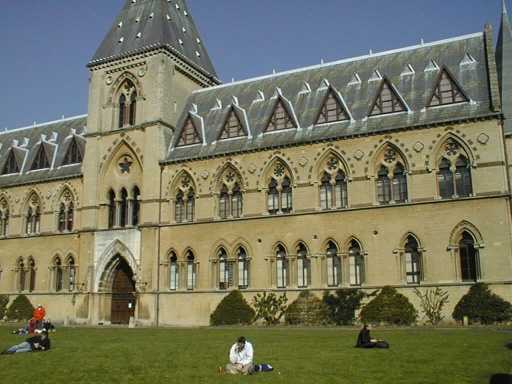
%> input picture MachineProblems/4 Robust_estimation_and_geometric_vision/Part2/data/library1.jpg, 512 x 384 px
$ octave main.m   (GNU Octave 9; MATLAB toolbox functions it lacks are replaced by stand-ins)
%> lines starting %> are read from the running program, lines starting %| are printed output that depends on the picture
### MachineProblems/4 Robust_estimation_and_geometric_vision/Part2/Triangulation.m
function [residual1, residual2] = Triangulation( P1, P2, matches, display)
    %% PARAMETERS AND INITIALIZATION
    N = size(matches,1);
    triangulation = zeros(N, 3);
    imageProjection1 = zeros(N, 2);
    imageProjection2 = zeros(N, 2);

    %% CAMERA CENTERS
    C1 = findCameraCenter(P1);
    C2 = findCameraCenter(P2);

    %% CARTESIAN COORDINATES TO HOMOGENEOUS
    x1 = homogeneousConverter(matches(:,1:2));
    x2 = homogeneousConverter(matches(:,3:4));

    %% POINTWISE TRIANGULATION
    for i=1:N
        point1 = x1(i,:);
        point2 = x2(i,:);

        axb1 = [0, -point1(3), point1(2); point1(3), 0, -point1(1); -point1(2), point1(1), 0];
        axb2 = [0, -point2(3), point2(2); point2(3), 0, -point2(1); -point2(2), point2(1), 0];

        M = [axb1*P1; axb2*P2];
        [~,~,V] = svd(M);
        homogeneousTriangulation = V(:,end)';

        triangulation(i,:) = nonhomogeneousConverter(homogeneousTriangulation);
        imageProjection1(i,:) = nonhomogeneousConverter((P1 * homogeneousTriangulation')');
        imageProjection2(i,:) = nonhomogeneousConverter((P2 * homogeneousTriangulation')');

    end

    %% 3D VISUALIZATION OF THE GRAPH
    if (display)
        figure; axis equal;  hold on;
        plot3(-triangulation(:,1), triangulation(:,2), triangulation(:,3), 'or');
        plot3(-C1(1), C1(2), C1(3),'sb');
        plot3(-C2(1), C2(2), C2(3),'sg');
        xlabel('X axis'); ylabel('Y axis'); zlabel('Z axis');
        hold on
        str = 'Camera : 1';
        t = text(-C1(1), C1(2), C1(3), str, 'HorizontalAlignment','left');
        t.FontSize = 10;
        hold on
        str = 'Camera : 2';
        t = text(-C2(1), C2(2), C2(3), str, 'HorizontalAlignment','left');
        t.FontSize = 10;
    end

    %% RESIDUALS
    distances1 = diag(dist2(matches(:,1:2), imageProjection1));
    residual1 = mean(distances1);
    distances2 = diag(dist2(matches(:,3:4), imageProjection2));
    residual2 = mean(distances2);
end

### MachineProblems/4 Robust_estimation_and_geometric_vision/Part2/dist2.m
function n2 = dist2(x, c)
% DIST2	Calculates squared distance between two sets of points.
% Adapted from Netlab neural network software:
% http://www.ncrg.aston.ac.uk/netlab/index.php
%
%	Description
%	D = DIST2(X, C) takes two matrices of vectors and calculates the
%	squared Euclidean distance between them.  Both matrices must be of
%	the same column dimension.  If X has M rows and N columns, and C has
%	L rows and N columns, then the result has M rows and L columns.  The
%	I, Jth entry is the  squared distance from the Ith row of X to the
%	Jth row of C.
%	Copyright (c) Ian T Nabney (1996-2001)

    [ndata, dimx] = size(x);
    [ncentres, dimc] = size(c);
    if dimx ~= dimc
        error('Data dimension does not match dimension of centres')
    end

    n2 = (ones(ncentres, 1) * sum((x.^2)', 1))' + ...
      ones(ndata, 1) * sum((c.^2)',1) - ...
      2.*(x*(c'));

    % Rounding errors occasionally cause negative entries in n2
    if any(any(n2<0))
      n2(n2<0) = 0;
end

### MachineProblems/4 Robust_estimation_and_geometric_vision/Part2/findCameraCenter.m
function [ C ] = findCameraCenter( P )
    [~, ~, V] = svd(P);
    C = V(:,end);
    C = nonhomogeneousConverter(C');
end

### src/4 Robust_estimation_and_geometric_vision/Part2/homogeneousConverter.m
function [ x ] = homogeneousConverter(data)

    count = size(data,1);
    features = size(data,2);
    x = ones(count, features+1);
    x(:,1 : features) = data(:,1:features);
end

### MachineProblems/4 Robust_estimation_and_geometric_vision/Part2/nonhomogeneousConverter.m
function [x] = nonhomogeneousConverter(data)

    %% CONVERT DATA FROM [X Y Z] -> [X/Z Y/Z]
    features = size(data, 2) - 1;
    norm = bsxfun(@rdivide,data,data(:,end));
    x = norm(:,1:features);
end

### MachineProblems/4 Robust_estimation_and_geometric_vision/Part2/main.m
% Spring 2018 CS 543 Assignment 2
% Part 2
%% NAMAN SHUKLA

clear all;
clc;

% Path to the folder and subfolder
root_path = 'data/';
image_name_1 = 'library1.jpg';
image_name_2 = 'library2.jpg';
camera_1 = 'library1_camera.txt';
camera_2 = 'library2_camera.txt';
data = 'library_matches.txt';
mode = 'RANSAC';
display = true;


%% IMAGE AND DATA INPUT
full_path1 = sprintf('%s%s', root_path, image_name_1);
image1 = imread(full_path1);
%> image1 is the input picture: size 384x512x3 uint8; mean R, G, B 116.2, 117.4, 94.6
full_path2 = sprintf('%s%s', root_path, image_name_2);
image2 = imread(full_path2);
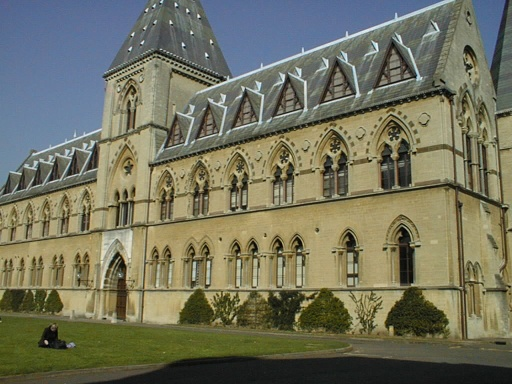
%> input picture MachineProblems/4 Robust_estimation_and_geometric_vision/Part2/data/library2.jpg, 512 x 384 px
%> image2 is the input picture: size 384x512x3 uint8; mean R, G, B 114.3, 114.3, 93.7
full_path_data = sprintf('%s%s', root_path, data);
matches = load(full_path_data);
full_path_camera_1 = sprintf('%s%s', root_path, camera_1);
Cameramatrix1 = load(full_path_camera_1);
full_path_camera_2 = sprintf('%s%s', root_path, camera_2);
Cameramatrix2 = load(full_path_camera_2);


%% FUNDAMENTAL MATRIX ESTIMATION
% % [F, residuals] = FME(image1, image2, matches, mode, display);
% % fprintf('The Mean residual for %s mode: %s \n',mode,num2str(mean(residuals)));


%% TRIANGULATION
[residual1, residual2] = Triangulation( Cameramatrix1, Cameramatrix2, matches, display);
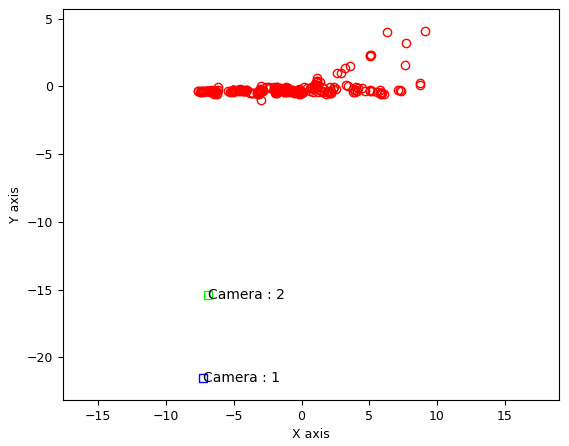
%> figure redrawn from the program's plot data
fprintf('The Mean residual for triangulation 1: %s \n',num2str(residual1));
fprintf('The Mean residual for triangulation 2: %s \n',num2str(residual2));
